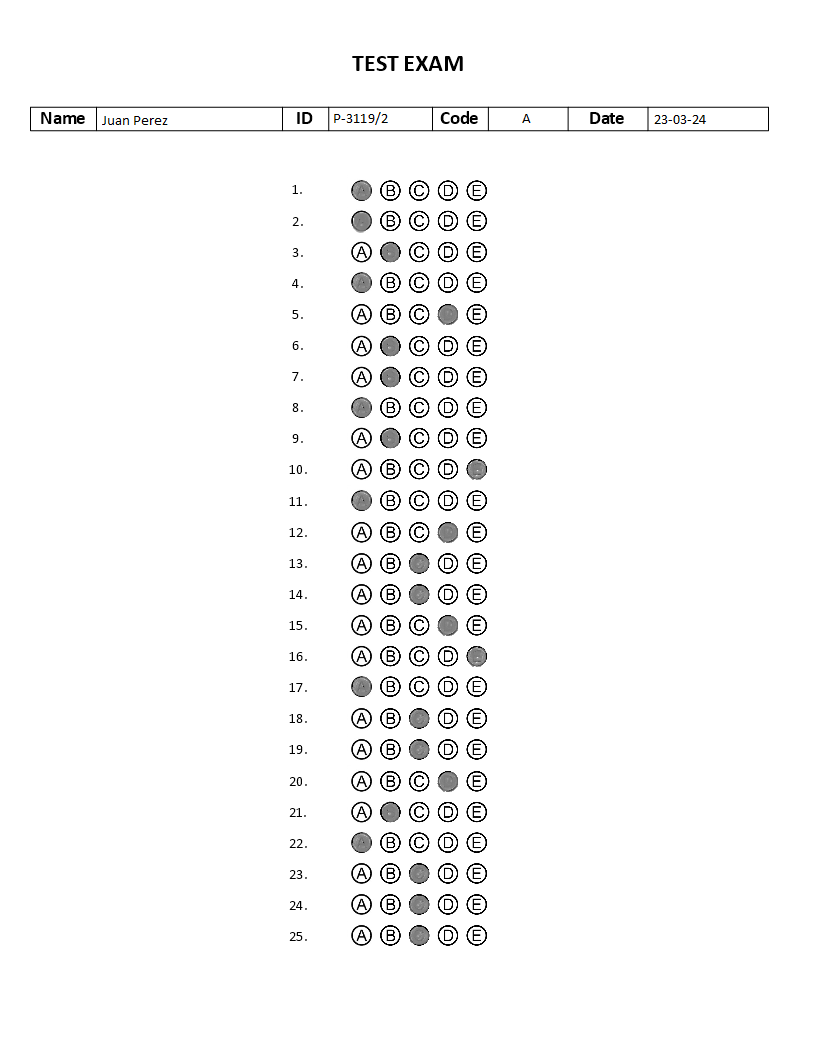
#> input picture multiple_choice_1.png, 816 x 1056 px
$ python ej2.py
#> lines starting #> are read from the running program, lines starting #| are printed output that depends on the picture; after the words box and inside, x2 and y2 are one past the last pixel; in counts of white or black regions, pixels touching at a corner belong together
### acciones/funciones.py
import cv2
import numpy as np
import matplotlib.pyplot as plt

# [44 lines left out: function ecualizacionLocal, not called in this run]
# Funcion para obtener el renlgon de datos del examen --> devuelve la iamgen ya recortada
def obtener_renglon_de_datos(examen):
    """
    Devuelve la imagen del renglón de los campos a analizar
    """
    img = cv2.imread(examen, cv2.IMREAD_GRAYSCALE)
    umbral, umbralizada = cv2.threshold(img, 120, 255, cv2.THRESH_BINARY)
    img_neg = umbralizada==0  #True -> blanco, False --> negro

    img_row_zeros = img_neg.any(axis=1)
    x = np.diff(img_row_zeros)
    renglones_indxs = np.argwhere(x)  # me devuelve donde empieza y termina el renglon, me interesa la pos 2 y 3
    renglon_de_datos = [renglones_indxs[2], renglones_indxs[3]]
    # Genero imagen para pasar como argumento a la otra que analiza el texto
    recorte_renglon = img[renglon_de_datos[0][0]:renglon_de_datos[1][0], :]
    return recorte_renglon

def obtener_datos_de_campos(imagen):
    """
    Funcion que devuelve una lista con las imagenes de los campos completados
    """
    campos = imagen

    _, umbral = cv2.threshold(campos, 220, 255, cv2.THRESH_BINARY)
    contornos, _ = cv2.findContours(umbral, cv2.RETR_EXTERNAL, cv2.CHAIN_APPROX_SIMPLE)

    campos = []

    for c in contornos:
        x, y, w, h = cv2.boundingRect(c)

        if w > 77:
          # chequeo que la posiscion de x no sea 569 porque coincide con el ancho del campo de codigo
          if x == 569:
            continue

          campos.append((x, y, w, h))

    # Genero imagenes para pasar como argumento a la otra que analiza los caracteres:
    indv_datos_del_examen=[]
    campos_a_retornar=imagen.copy()
    for x, y, w, h in campos:
      indv_datos_del_examen.append(campos_a_retornar[y+3:y+h-3, x+3:x+w-3]) # Agrego los recortes de los campos, el +3, -3 para descartar los borde

    return indv_datos_del_examen

# [38 lines left out: function contar_componentes, not called in this run]

def validar_caracteres(componentes):

  for val, keys in componentes.items():
    n_caracteres = keys[0]
    espacios = keys[1]

    if val == "campo_1":
       if n_caracteres == 1:
          print("CODE:OK")
       else:
          print("CODE: MAL")

    if val == "campo_2" or val == "campo_0":
       if n_caracteres == 8:
          if val == "campo_0":
            print("DATE:OK")
          else:
            print("ID:OK")
       else:
          if val == "campo_0":
            print("DATE:MAL")
          else:
            print("ID: MAL")

    if val == "campo_3":
       if n_caracteres > 1 and  n_caracteres <= 25 and espacios == 1:
          print("NAME:OK")
       else:
          print("NAME: MAL")

# [142 lines left out: functions obtener_campo_nombre, generar_imagen_salida, main, adecuar, not called in this run]

def corregir(examen):

    #img = cv2.imread(examen, cv2.IMREAD_GRAYSCALE)
    img = examen

    respuestasCorrectas = {
        1: 'A',
        2: 'A',
        3: 'B',
        4: 'A',
        5: 'D',
        6: 'B',
        7: 'B',
        8: 'C',
        9: 'B',
        10: 'A',
        11: 'D',
        12: 'A',
        13: 'C',
        14: 'C',
        15: 'D',
        16: 'B',
        17: 'A',
        18: 'C',
        19: 'C',
        20: 'D',
        21: 'B',
        22: 'A',
        23: 'C',
        24: 'C',
        25: 'C'
    }

    separacion_entre_letras = 6
    ancho_de_las_letras = 23

    lista = []
    cantidad_preguntas = 25
    longitud_renglon = 20
    espacio_entre_renglones = 11

    for i in range(cantidad_preguntas):
        inicio = longitud_renglon * i + espacio_entre_renglones * i
        fin = inicio + 20
        lista.append(img[inicio:fin,:])

    '''
    Las preguntas ya estan separadas.
    Ahora hay que ver como comprobar cual fue la que se seleccionó.
    Para ello se nos ocurrió hacerlo por posición y sumando los valores.
    Es evidente que una letra marcada tendrá una suma de sus valores muy baja
    porque la mayoria de sus valores son = 0.
    Se nos ocurrió tomar la fila de en medio de cada respuesta, separar por posicion
    y realizar la suma de sus filas. Aquella que posea una suma más baja será la
    seleccionada.
    '''

    respuestasAlumno = {}

    contador = 1
    for respuesta in lista:
        #Seteo las posiciones para cada letra
        A = sum(respuesta[10:11,61:81][0])
        B = sum(respuesta[10:11,90:111][0])
        C = sum(respuesta[10:11,119:140][0])
        D = sum(respuesta[10:11,148:168][0])
        E = sum(respuesta[10:11,177:197][0])

        opciones = [A,B,C,D,E]

        menorValor = min(opciones)

        if menorValor == opciones[0]:
            respuestasAlumno[contador] = 'A'
            contador+=1
        elif menorValor == opciones[1]:
            respuestasAlumno[contador] = 'B'
            contador+=1
        elif menorValor == opciones[2]:
            respuestasAlumno[contador] = 'C'
            contador+=1
        elif menorValor == opciones[3]:
            respuestasAlumno[contador] = 'D'
            contador+=1
        else:
            respuestasAlumno[contador] = 'E'
            contador+=1

    #COMPARACION CON LAS RESPUESTAS CORRECTAS
    correccion = {}

    for i in range(1,25+1):
        if respuestasAlumno[i] == respuestasCorrectas[i]:
            correccion[f'Pregunta {i}'] = 'OK'
        else:
            correccion[f'Pregunta {i}'] = 'MAL'

    return correccion

def contar_componentes(campos):
    """
    Función que cuenta los caracteres de mi imagen
    """
    componentes={}
    con = 0

    for imagen in campos:
      ret, thresh = cv2.threshold(imagen, 127, 255, 0)

      #cv2 Componets detecta los blancos como porciones de componentes --> hay que invertir los bits
      img = cv2.bitwise_not(thresh)
      output = cv2.connectedComponentsWithStats(img)
      caracteres = output[0]-1

      stats = output[2]
      sort_index = np.argsort(stats[:, 0])
      stats = stats[sort_index]

      # Descartar las componentes de ancho pequeño
      for i in range(len(stats)):
        if i >= 1:
          anchura = stats[i][2]
          if anchura <= 2:
             caracteres = caracteres -1

      espacios =  []
      for i in range(len(stats)):
        if i > 1: # para calcular la diferencia con el anterior
          val_espacio = stats[i][0]-(stats[i-1][0]) # calculo la diferencia entre la cordenada x de mi componente siguiente y la anterior
          if val_espacio > 9 and  i > 2: # > 2 Es para descartar el vector de mi primer componente. Porque las masyusculas tienden a ser mas anchas y no corresponden a espacios
            espacios.append(val_espacio)

      clave = f"campo_{con}"
      componentes[clave] = (caracteres, len(espacios))
      con = con + 1

    return componentes

### ej2.py
import cv2
import numpy as np
import matplotlib.pyplot as plt
from acciones.funciones import *


def main(multiple_choice):
  '''Función para retornar el nombre del exámen y el número de respuestas correctas'''
  lista_de_examenes = multiple_choice
  resultados = []  # Lista para almacenar los resultados de los exámenes
  ex_id = 0

  for examen in lista_de_examenes:
     print(f"Examen: {ex_id}-{examen}")
     renglon = obtener_renglon_de_datos(examen)
#> in obtener_renglon_de_datos, `umbral, umbralizada = cv2.threshold(img, 120, 255, cv2.THRESH_BINARY)`:
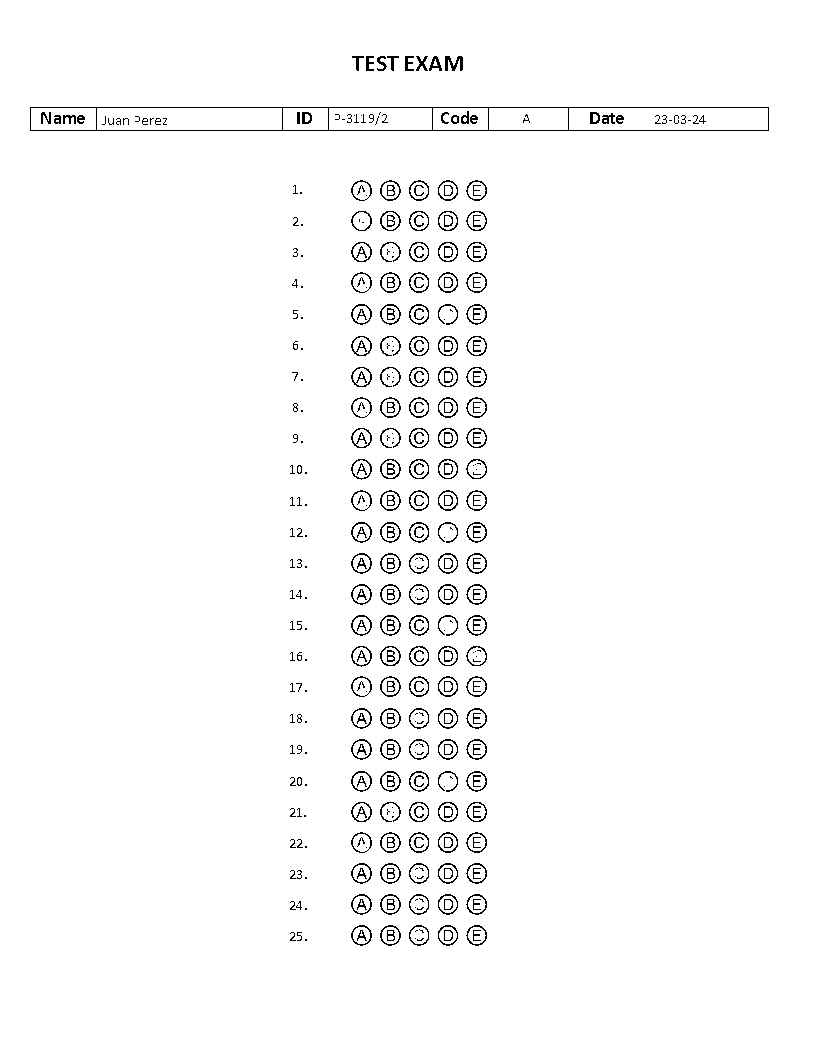
#> umbralizada: shape (1056, 816); 97.6% white; black in thin lines or dots, all inside (x1, y1, x2, y2) = (30, 56, 769, 946)
#> in obtener_renglon_de_datos, `renglones_indxs = np.argwhere(x)`: renglones_indxs = 54 values from 55 to 945
#> in obtener_renglon_de_datos, `renglon_de_datos = [renglones_indxs[2], renglones_indxs[3]]`: renglon_de_datos = [[106], [130]]
     #plt.figure(), plt.imshow(renglon, cmap='gray'),  plt.show(block=True)
     datos_de_los_campos = obtener_datos_de_campos(renglon)
#> in obtener_datos_de_campos, `contornos, _ = cv2.findContours(umbral, cv2.RETR_EXTERNAL, cv2.CHAIN_A..`: contornos = 10 contours; largest, box (x1, y1, x2, y2) and area: (97, 2, 282, 24) 3864, (649, 2, 768, 24) 2478, (330, 2, 432, 24) 2121, (569, 2, 647, 24) 1617, (489, 2, 567, 24) 1617
#> the loop in obtener_datos_de_campos, `for c in contornos:` made 10 passes
#> (c, x, y, w, h) on passes 1 to 10: ([[649, 2], [649, 23], [767, 23], [767, 2]], 649, 2, 119, 22), ([[569, 2], [569, 23], [646, 23], [646, 2]], 569, 2, 78, 22), ([[489, 2], [489, 23], [566, 23], [566, 2]], 489, 2, 78, 22), ([[433, 2], [433, 23], [487, 23], [487, 2]], 433, 2, 55, 22), ([[330, 2], [330, 23], [431, 23], [431, 2]], 330, 2, 102, 22), ([[283, 2], [283, 23], [327, 23], [327, 2]], 283, 2, 45, 22), ([[97, 2], [97, 23], [281, 23], [281, 2]], 97, 2, 185, 22), ([[31, 2], [31, 23], [95, 23], [95, 2]], 31, 2, 65, 22), ([[769, 0], [769, 23], [815, 23], [815, 0]], 769, 0, 47, 24), ([[0, 0], [0, 23], [29, 23], [29, 0]], 0, 0, 30, 24)
#> after the loop in obtener_datos_de_campos, `for c in contornos:`: campos = [(649, 2, 119, 22), (489, 2, 78, 22), (330, 2, 102, 22), (97, 2, 185, 22)]
#> the loop in obtener_datos_de_campos, `for x, y, w, h in campos:` made 4 passes
#> (x, w) on passes 1 to 4: (649, 119), (489, 78), (330, 102), (97, 185)
#> after the loop in obtener_datos_de_campos, `for x, y, w, h in campos:`: indv_datos_del_examen = 4 items
#> datos_de_los_campos = 4 items
     #plt.figure(), plt.imshow(datos_de_los_campos[0], cmap='gray'),  plt.show(block=True)
     componentes = contar_componentes(datos_de_los_campos)
#> the loop in contar_componentes, `for imagen in campos:` made 4 passes
#> (sort_index, clave) on passes 1, 3, 4: ([0, 1, 2, 7, 3, 4, 8, 5, 6], 'campo_0'), ([0, 2, 11, 3, 4, 8, 5, 9, 6, 10, 1, 7], 'campo_2'), ([0, 1, 3, 4, 5, 2, 6, 7, 8, 9], 'campo_3')
#> (stats, sort_index, clave) on pass 2: ([[0, 0, 72, 16, 1131], [31, 3, 7, 9, 21]], [0, 1], 'campo_1')
#> after the loop in contar_componentes, `for imagen in campos:`: componentes = {'campo_0': (8, 0), 'campo_1': (1, 0), 'campo_2': (8, 0), 'campo_3': (9, 1)}; con = 4
     #print(componentes)
     validar_caracteres(componentes)
#> the loop in validar_caracteres, `for val, keys in componentes.items():` made 4 passes
#| DATE:OK
#| CODE:OK
#| ID:OK
#| NAME:OK

     # Calcular el número de respuestas correctas
     correccion_exam = corregir(examen)
     respuestas_correctas = sum(1 for estado in correccion_exam.values() if estado == 'OK')
     resultados.append((examen, respuestas_correctas))

     ex_id += 1

  return resultados

m_choice=['multiple_choice_1.png','multiple_choice_2.png', 'multiple_choice_3.png', 'multiple_choice_4.png', 'multiple_choice_5.png']
#> (the run stopped early here; a loop or call above may not have finished)
